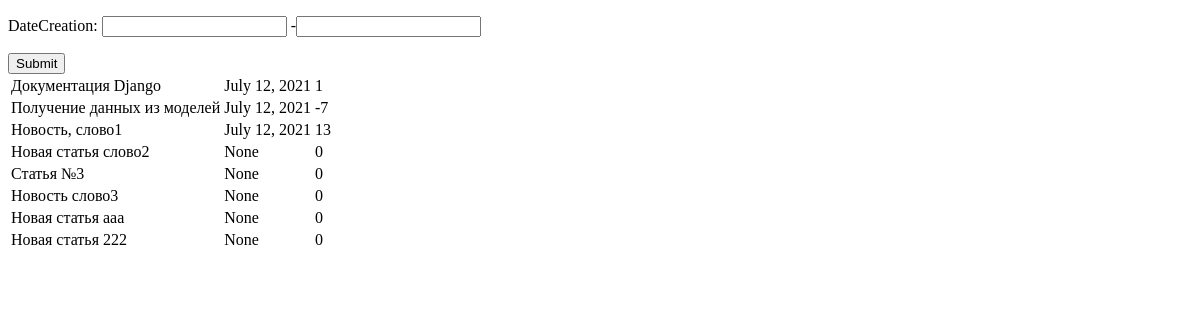
Before: /posts/comment_list/ with the older database file.
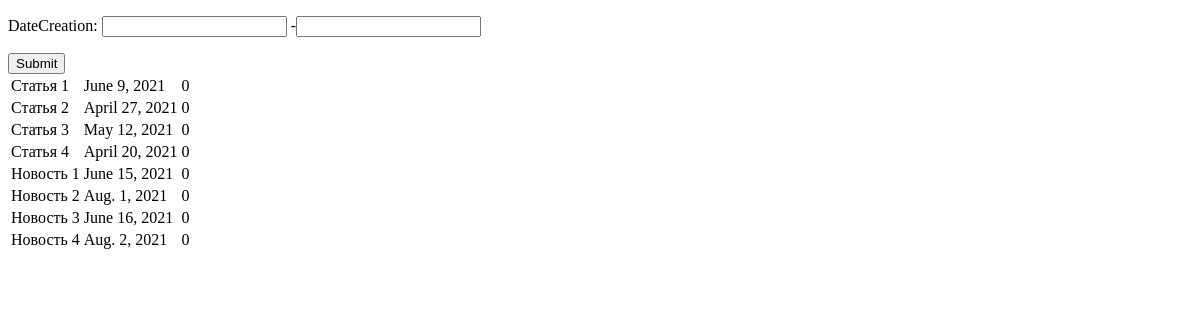
After: the same page with the newer database file.
### articles/models.py (models this page shows, shortened)
class Post(models.Model):
    author = models.ForeignKey(Author, on_delete=models.CASCADE)
    NEWS = 'NW'
    ARTICLE = 'AR'
    CATEGORY_CHOICES = (
        (NEWS, 'Новость'),
        (ARTICLE, 'Статья'),
    )
    caregoryType = models.CharField(max_length=2, choices=CATEGORY_CHOICES, default=ARTICLE)   # исправить опечатку
    dateCreation = models.DateField(auto_now_add=True)
    postCategory = models.ManyToManyField(Category, through='PostCategory')
    title = models.CharField(max_length=128)
    text = models.TextField()
    rating = models.SmallIntegerField(default=0)

### articles/views.py (the view)
# urls.py: path('comment_list/', comment_list),
def comment_list(request):
    x = X(request.GET, queryset=Post.objects.all())
    return render(request, 'comment_t.html', {'filter': x})

### templates/comment_t.html (shortened to what this page needs)
<!DOCTYPE html>
<html lang="en">
<head>
</head>
<body>
<form method="get">
    {{ filter.form.as_p }}
    <input type="submit">
</form>
<table>
{% for obj in filter.qs %}
    <tr>
        <td>
            {{ obj.title }}
        </td>
        <td>
            {{ obj.dateCreation}}
        </td>
        <td>
            {{ obj.rating }}
        </td>
    </tr>
{% endfor %}
</table>
</body>
</html>

Changed rows visible on the page:
removed Post: title "Документация Django", dateCreation "July 12, 2021", rating "1"
removed Post: title "Получение данных из моделей", dateCreation "July 12, 2021", rating "-7"
removed Post: title "Новость, слово1", dateCreation "July 12, 2021", rating "13"
removed Post: title "Статья №3", dateCreation "None", rating "0"
added Post: title "Статья 1", dateCreation "June 9, 2021", rating "0"
added Post: title "Статья 2", dateCreation "April 27, 2021", rating "0"
added Post: title "Статья 3", dateCreation "May 12, 2021", rating "0"
changed Post: title "Новая статья слово2" → "Статья 4"; dateCreation "None" → "April 20, 2021"
added Post: title "Новость 1", dateCreation "June 15, 2021", rating "0"
changed Post: title "Новость слово3" → "Новость 2"; dateCreation "None" → "Aug. 1, 2021"
changed Post: title "Новая статья ааа" → "Новость 3"; dateCreation "None" → "June 16, 2021"
changed Post: title "Новая статья 222" → "Новость 4"; dateCreation "None" → "Aug. 2, 2021"
